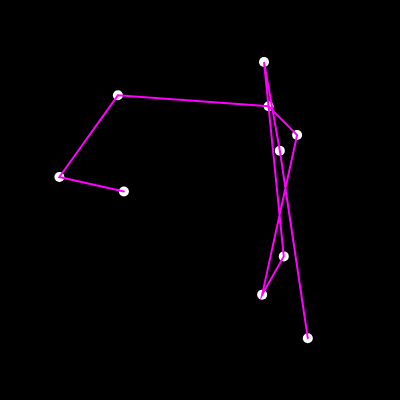
Frame 1 (no input)
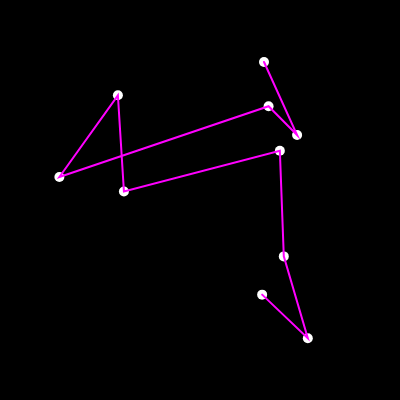
Frame 60 (no input)
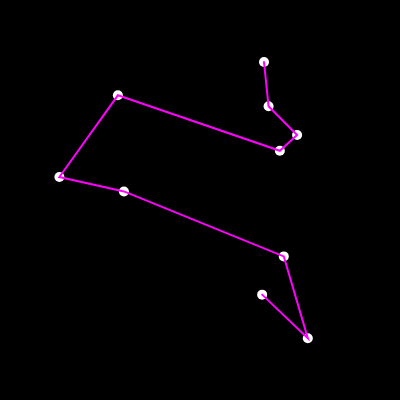
Frame 120 (the mouse pressed at the canvas centre since frame 60)

The p5.js sketch that drew these frames (run headless with seeded random() and noise() and a simulated clock; from frame 60 on, the mouse is pressed at the canvas centre):

// p5.js sketch
// ── sketch.js
//Visual form of the travel sales person - USES DRAW as main loop

let cities = [];
let bestDist = 0;
let bestOrder = [];
let fitnessNorm = [];
let fitness = [];
let population = []; //array of array (several orders)

function setup() {
  createCanvas(400, 400);
  //frameRate(10);
  //create cities
  for (let i = 0; i < 10; i++) {
    cities[i] = createVector(
      random(0.1 * width, width * 0.9),
      random(0.1 * width, width * 0.9)
    );
  }

  //order = [0,1,2,3...]
  let order = [];
  for (let i = 0; i < cities.length; i++) {
    order[i] = i;
  }

  //40 combination of orders
  for (let i = 0; i < 100; i++) {
    population[i] = shuffle(order.slice());
  }
}

function draw() {
  background(0);

  arrayFitness();
  fitnessNormalization();
  nextGeneration();

  //draw cities
  fill(255);
  noStroke();
  for (let i = 0; i < cities.length; i++) {
    ellipse(cities[i].x, cities[i].y, 10);
  }

  //draw best path
  //Conect dots
  stroke(255, 0, 255);
  strokeWeight(2);
  noFill();
  beginShape();
  for (let i = 0; i < cities.length; i++) {
    vertex(cities[bestOrder[i]].x, cities[bestOrder[i]].y);
  }
  endShape();

  //noLoop();
}

function swap() {
  //shuffle points
  let i = Math.floor(Math.random() * cities.length);
  let j = Math.floor(Math.random() * cities.length);
  orderShuffle(cities, i, j);
}

function orderShuffle(a, i, j) {
  let aux = a[i];
  a[i] = a[j];
  a[j] = aux;
}

// ── geneticAlgo.js
function arrayFitness() {
  for (let k = 0; k < population.length; k++) {
    let fit = calcFitness(population[k], k);
    fitness[k] = 1 / fit;

    if (fitness[k] > bestDist) {
      bestDist = fitness[k];
      bestOrder = population[k].slice(); //best order
    }
  }
}

function calcFitness(order, index) {
  //particular order = [3,2,6,1,...]
  let total = 0;
  for (let i = 0; i < order.length - 1; i++) {
    let d = dist(
      cities[order[i]].x,
      cities[order[i]].y,
      cities[order[i + 1]].x,
      cities[order[i + 1]].y
    );
    total += d;
  }
  return total; //the smaller, the better
}

function fitnessNormalization() {
  let total = 0;
  for (let ix = 0; ix < fitness.length; ix++) {
    total += fitness[ix];
  }

  for (let ix = 0; ix < fitness.length; ix++) {
    fitnessNorm[ix] = fitness[ix] / total;
  }
}

function pickOne(listProb) {
  //listProb = fitnessNorm
  let arrow = random(1);
  let index = 0;
  while (arrow > 0) {
    arrow = arrow - listProb[index];
    index++;
  }
  index--; //look at the index++, you evaluate buffer in the next cycle
  return index; //indice de poblacion[index]
}


function nextGeneration() {
  let newPop = [];
  for (let j = 0; j < population.length; j++) {
    ixA = pickOne(fitnessNorm);
    newPop[j] = population[ixA].slice();
  }

  for (let j = 0; j < population.length; j++) {
    mutateOrder(newPop[j], 0.015);
  }

  population = newPop;

}

function mutateOrder(order, rate) {
  if (random() < rate) {
    let ixA = floor(random(order.length));
    let ixB = floor(random(order.length));
    orderShuffle(order,ixA, ixB)
  }
}
